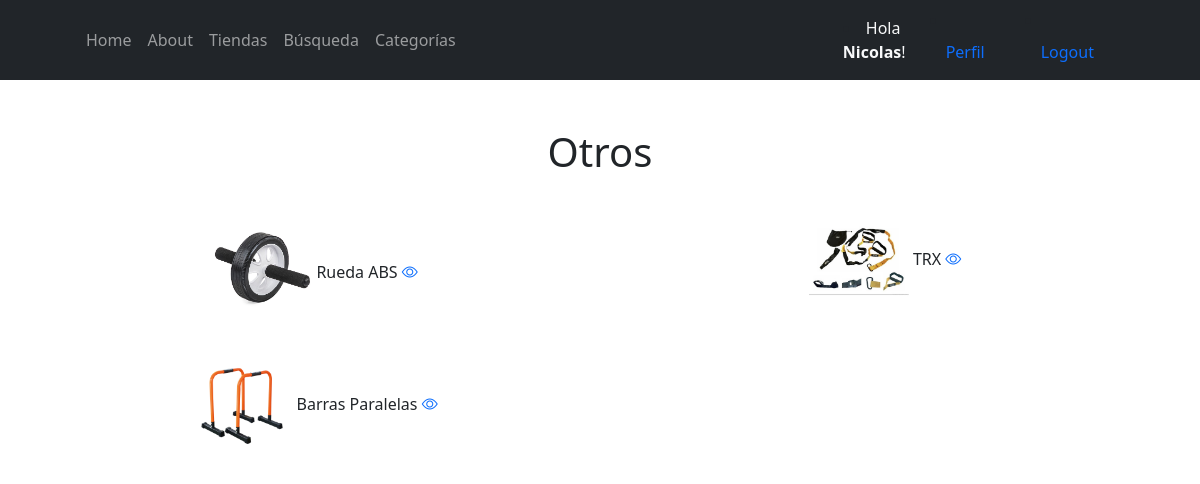
The app's page /otroLista/ (signed in) with its own data.
### EntrenamientoApp/models.py (models this page shows, shortened)
class Equipamiento(models.Model):
    equipamientoSeleccion = (
    ('gym','GYM'),
    ('funcional', 'FUNCIONAL'),
    ('futbol','FUTBOL'),
    ('boxeo','BOXEO'),
    ('basquet','BASQUET'),
    ('otro', 'Otro'),
    )
    usuario = models.ForeignKey(User, on_delete=models.CASCADE, null=True, blank=True)
    titulo = models.CharField(max_length=200)
    equipamiento = models.CharField(max_length=15, choices=equipamientoSeleccion, default='gym')
    marca = models.CharField(max_length=40)
    descripcion = models.TextField(null=True, blank=True)
    year = models.IntegerField()
    precio = models.DecimalField(max_digits=10, decimal_places=2)
    usado = models.BooleanField()
    fechaPublicacion = models.DateTimeField(auto_now_add=True)
    telefonoContacto = models.IntegerField()
    emailContacto = models.EmailField()
    imagenEquipamiento = models.ImageField(null=True, blank=True, upload_to="imagenes/")
    class Meta:
        ordering = ['usuario', '-fechaPublicacion']

### EntrenamientoApp/views.py (the view)
# urls.py: path('otroLista/', OtroLista.as_view(), name='otros'),
class OtroLista(ListView):
    context_object_name = 'otros'
    queryset = Equipamiento.objects.filter(equipamiento__startswith='otro')
    template_name = 'EntrenamientoApp/listaOtros.html'

### EntrenamientoApp/templates/EntrenamientoApp/listaOtros.html (shortened to what this page needs)
{% extends 'EntrenamientoApp/about.html' %}
{% load static %}
{% block content %}
<br>
<br>
<div class="container text-center">
    <h1>Otros</h1>
</div>
<br>
<div class="container text-center">
    <div class="row">
            {% for otro in otros %}
            <div class="col-sm-6 align-items-center">
                <div class="card-body">
                <img src="{{otro.imagenEquipamiento.url}}" class="" width="100px">
                {{otro.titulo}}
                <a href="{% url 'otro' otro.id %}"><i class="bi bi-eye"></i></a>
                </div>
            </div>
            {% endfor %}
    </div>
</div>
{% endblock %}

### EntrenamientoApp/templates/EntrenamientoApp/about.html (shortened to what this page needs)
<!DOCTYPE html>
<html lang="en">
    {% load static %}
    <head>
        <head>
            <link href="https://cdn.jsdelivr.net/npm/bootstrap-icons@1.5.0/font/bootstrap-icons.css" rel="stylesheet" />
            <link href="{% static 'EntrenamientoApp/css/styles.css' %}" rel="stylesheet" />
            <link href="{% static 'EntrenamientoApp/css/carrusel.css' %}" rel="stylesheet" />
        </head>
        <body class="d-flex flex-column h-100">
            <main class="flex-shrink-0">
                <nav class="navbar navbar-expand-lg navbar-dark bg-dark">
                    <div class="container px-5">
                        <div class="collapse navbar-collapse" id="navbarSupportedContent">
                            <ul class="navbar-nav ms-auto mb-2 mb-lg-0">
                                <li class="nav-item"><a class="nav-link" href="/">Home</a></li>
                                <li class="nav-item"><a class="nav-link" href="{% url 'about' %}">About</a></li>
                                <li class="nav-item"><a class="nav-link" href="{% url 'home' %}">Tiendas</a></li>
                                <li class="nav-item"><a class="nav-link" href="{% url 'home' %}">Búsqueda</a>
                                <li class="nav-item"><a class="nav-link" href="{% url 'home' %}">Categorías</a>
                            </ul>
                        {% if request.user.is_authenticated %}
                        <div class="container">
                        <li class="nav-item">
                          <span class="text-light"> Hola <strong>{{request.user.first_name}}</strong>!</span>
                        </li>
                        </div>
                        <div class="container">
                        <li class="nav-item">
                          <a class="nav-link" href="{% url 'editar_perfil' %}"><span class="text-primary">Perfil</span></a>
                        </li>
                        </div>
                        <div class="container">
                        <li class="nav-item">
                          <a class="nav-link" href="{% url 'logout' %}"><span class="text-primary">Logout</span></a>
                        </li>
                        </div>
                      {% endif %}
                    </div>
                </div>
            </nav>
{% block content %}{% endblock %}

### records on screen
Equipamiento: imagenEquipamiento (picture), titulo "Rueda ABS"
Equipamiento: imagenEquipamiento (picture), titulo "TRX"
Equipamiento: imagenEquipamiento (picture), titulo "Barras Paralelas"

### other values on screen
{{ request.user.first_name }} "Nicolas"
